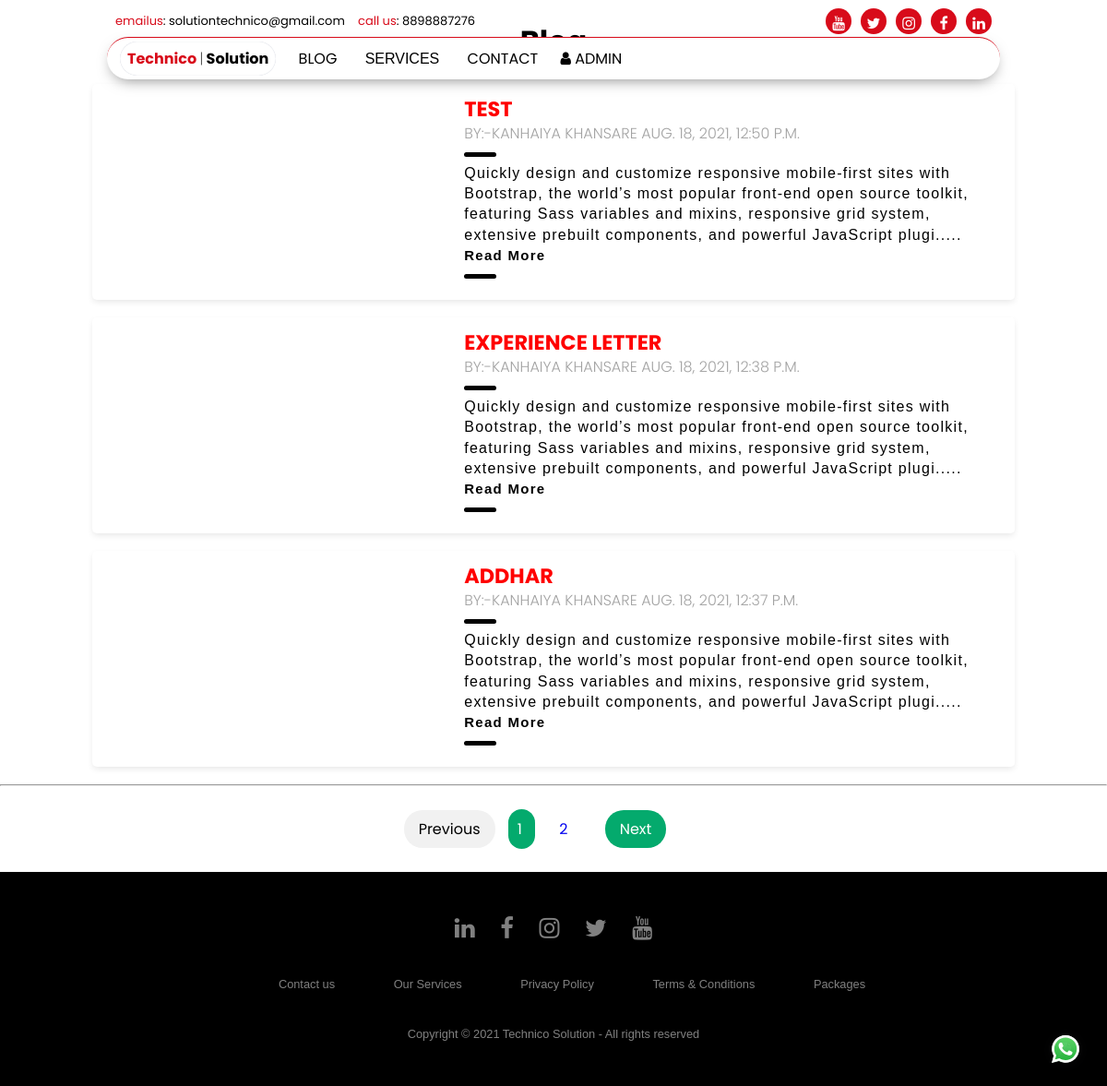
Screenshot of /blogs with the database file from the repository.
### technico_app/models.py (models this page shows, shortened)
class blog(models.Model):
     sno= models.AutoField(primary_key=True)
     header= models.CharField(max_length=500)
     cat= models.CharField( max_length=1,choices = Catagory_CHOICES)
     Author= models.CharField(max_length=255)
     Img = models.FileField(upload_to='add_images')
     content= RichTextField()
     timeStamp=models.DateTimeField(auto_now_add=True, blank=True)

### technico_app/views.py (the view)
# urls.py: path('blogs', views.blogs , name='blogs'),
def blogs(request):
    user_list = blog.objects.all().order_by('-timeStamp')
    user_filter = UserFilter(request.GET, queryset=user_list)
    user_list = user_filter.qs
    page = request.GET.get('page')
    paginator = Paginator(user_list, 3)
    try:
        page_obj = paginator.page(page)
    except PageNotAnInteger:
        page_obj = paginator.page(1)
    except EmptyPage:
        page_obj = paginator.page(paginator.num_pages)
    arg = {'filter':user_filter, 'page_obj':page_obj}
    return render(request, 'Blogs.html', arg)

### templates/Blogs.html (shortened to what this page needs)
{% extends "base.html" %}
{% load static %}
{% block content %}
<div class="section">
<center><h1> Blog </h1></center>
{% for blog in page_obj  %}
<div class="blog-card">
    <div class="meta">
      <div class="photo" style="background-image: url({{ blog.Img.url }})"></div>
    </div>
    <div class="description">
				<h1>{{ blog.header }}</h1>
      <h2>By:-{{ blog.Author }} {{ blog.timeStamp }}</h2>
     <div class=" truncate"><p>{{ blog.content|safe }} </p></div>
    </div>
  </div>
{% endfor %}
  <hr>
<center>
<div class="abc">
<nav aria-label="Page navigation example">
      <ul class="pagination justify-content-center">
        {% if page_obj.has_previous %}
          <li class="page-item">
            <a class="previous page-link" href="?page={{ page_obj.previous_page_number }}">Previous</a>
          </li>
        {% else %}
          <li class="page-item disabled">
            <a class="previous  page-link" href="#" tabindex="-1" aria-disabled="true">Previous</a>
          </li>
        {% endif %}
        {% for i in page_obj.paginator.page_range %}
          {% if page_obj.number == i %}
            <li class="page-item active" aria-current="page">
              <span class="page-link">
                {{ i }}
              </span>
            </li>
          {% else %}
            <li class="page-item"><a class="page-link" href="?page={{ i }}">{{ i }}</a></li>
          {% endif %}
        {% endfor %}
        {% if page_obj.has_next %}
          <li class="page-item">
            <a class="next page-link" href="?page={{ page_obj.next_page_number }}">Next</a>
          </li>
        {% else %}
          <li class="page-item disabled">
            <a class="next  page-link" href="#" tabindex="-1" aria-disabled="true">Next</a>
          </li>
        {% endif %}
      </ul>
    </nav>
    </div>
</center>
</div>
{% endblock content %}

### templates/base.html (shortened to what this page needs)
<!DOCTYPE html>
<html>
<head>
{% load static %}
<link href="{% static 'css/style.css' %}" rel="stylesheet" type="text/css">
<link rel="stylesheet" href="https://cdnjs.cloudflare.com/ajax/libs/font-awesome/4.7.0/css/font-awesome.min.css">
</head>
<body>
<header>
<div class="banner">
<span>
<a href="emailto:Hosting@hosting@pcel.com"><em style="color:#d80b1a;">emailus</em>: solutiontechnico@gmail.com</a>
<a href="tel:8120079869"><em style="color:#d80b1a;">call us</em>: 8898887276</a>
</span>
<span>
<a href="https://www.linkedin.com/in/technico-solution-50140b217/"><i class="fa fa-linkedin"></i></a>
<a href="https://www.facebook.com/profile.php?id=100070799583213"><i class="fa fa-facebook"></i></a>
<a href="https://www.instagram.com/technicosolution/"><i class="fa fa-instagram"></i></a>
<a href="https://twitter.com/TechnicoSoluti1"><i class="fa fa-twitter"></i></a>
<a href="https://www.youtube.com/channel/UCMHCc71Xjw1HIoVpd9qgUcA/featured"><i class="fa fa-youtube"></i></a>
</span>
</div>
<nav class="nav" id="nav">
<a href="index" class="active"><em>Technico</em> <l style="font-weight:200;">|</l> Solution</a>
<a href="blogs">BLOG</a>
<div class="dropdown">
<button class="dropbtn ">SERVICES</button>
</div>
<a href="contact">CONTACT</a>
<a href="admin"><i class="fa fa-user"></i> ADMIN </a>
</nav>
</header>
{% block content %}
{% endblock content %}
  <a href="#wa-chat-widget" class="wa-icon"></a>
<footer>
<div class="footer">
<div class="row">
<a href="https://www.linkedin.com/in/technico-solution-50140b217/"><i class="fa fa-linkedin"></i></a>
<a href="https://www.facebook.com/profile.php?id=100070799583213"><i class="fa fa-facebook"></i></a>
<a href="https://www.instagram.com/technicosolution/"><i class="fa fa-instagram"></i></a>
<a href="https://twitter.com/TechnicoSoluti1"><i class="fa fa-twitter"></i></a>
<a href="https://www.youtube.com/channel/UCMHCc71Xjw1HIoVpd9qgUcA/featured"><i class="fa fa-youtube"></i></a>
</div>
<div class="row">
<ul>
<li><a href="#">Contact us</a></li>
<li><a href="#">Our Services</a></li>
<li><a href="#">Privacy Policy</a></li>
<li><a href="#">Terms & Conditions</a></li>
<li><a href="#">Packages</a></li>
</ul>
</div>
<div class="row">
Copyright © 2021 Technico Solution - All rights reserved
</div>
</div>
</footer>
</body>
</html>

### technico_app/static/css/style.css (style rules this page uses)
body { margin:0; overflow-x:hidden; font-family: 'Poppins', sans-serif; }
a,textarea,li,button { text-decoration:none; transition:0.5s; resize:none; list-style:none; outline:none !important; }
ul { position:relative; left:-20px; }
p,.title,.sub-title { line-height:1.4em; letter-spacing:0.08em; margin: 0; }
em { font-style:normal; color:#d80b1a; }
header { width:100%; display:flex; align-items:center; justify-content:center; position:fixed; top:4px; z-index:999; }
header .banner { width:80%; padding:5px 0px; color:#1e1e1e; }
header .banner span:nth-child(1) a { margin:0px 5px; font-size:13px; color:#000; }
header .banner span:nth-child(1) em { color:#000; }
header .banner span:nth-child(2) a { margin:0px 5px; background:#d80b1a; color:#fff; border-radius:50%; height:20px; width:20px; padding:4px; float:right; text-align:center; box-shadow:0px 6px -16px 6px rgba(1,1,1,0.5); }
header .nav { position:fixed; top:2.5em; width:80%; box-shadow:0px 6px 16px -6px rgba(1,1,1,0.5); background:#fff; border-radius:40px; padding:4px; transition:0.5s; border-top:1px solid #d80b1a; }
header .nav a { display:inline-block; margin:0px 10px; text-decoration:none; color:#000; transition:0.5s; font-weight:400; }
header .nav a.active { box-sizing: border-box; transition: all 0.2s ease-in-out; appearance: none; -webkit-appearance: none; box-shadow: inset 0px 0px 1px #BABECC, inset -1px -1px 2px #FFF; padding:6px 8px; border-radius:40px; font-weight:bold; }
.dropbtn { background:transparent; border:0; outline:0; font-size:16px; margin:0px 10px; font-family: 'Yusei Magic', sans-serif; transition:0.5s; }
.dropdown { position: relative; display: inline-block; }
.footer { background:#000; padding:30px 0px; font-family: 'Play', sans-serif; text-align:center; }
.footer .row { width:100%; margin:1% 0%; padding:0.6% 0%; color:gray; font-size:0.8em; }
.footer .row a { text-decoration:none; color:gray; transition:0.5s; }
.footer .row ul { width:100%; }
.footer .row ul li { display:inline-block; margin:0px 30px; }
.footer .row a i { font-size:2em; margin:0% 1%; }
.wa-icon { position: fixed; display: flex; z-index: 98; bottom: 25px; right: 30px; border-radius: 50%; box-shadow: 0 1px 15px rgb(32 33 36 / 28%); }
.blog-card { display: flex; flex-direction: column; margin: 1rem auto; box-shadow: 0 3px 7px -1px rgba(0, 0, 0, .1); margin-bottom: 1.6%; background: #fff; line-height: 1.4; font-family: sans-serif; border-radius: 5px; overflow: hidden; z-index: 0; }
.blog-card .meta { position: relative; z-index: 0; height: 200px; }
.blog-card .photo { position: absolute; top: 0; right: 0; bottom: 0; left: 0; background-size: cover; background-position: center; transition: transform 0.2s; }
.blog-card .description { padding: 1rem; background: #fff; position: relative; z-index: 1; }
.blog-card .description h1, .blog-card .description h2 { font-family: Poppins, sans-serif; }
.blog-card .description h1 { line-height: 1; margin: 0; font-size: 1.4rem; color: #ff0000; text-transform: uppercase; }
.blog-card .description h2 { font-size: 1rem; font-weight: 300; text-transform: uppercase; color: #a2a2a2; margin-top: 5px; }
.blog-card p { position: relative; margin: 1rem 0 0; }
.blog-card p:first-of-type { margin-top: 1.25rem; }
.blog-card p:first-of-type:before { content: ""; position: absolute; height: 5px; background: #000; width: 35px; top: -0.75rem; border-radius: 3px; }
@media (min-width: 640px) { .blog-card { flex-direction: row; max-width: 1000px; } }
@media (min-width: 640px) { .blog-card .meta { flex-basis: 40%; height: auto; } }
@media (min-width: 640px) { .blog-card .description { flex-basis: 60%; } }
@media (min-width: 640px) { .blog-card .description:before { transform: skewX(-3deg); content: ""; background: #fff; width: 30px; position: absolute; left: -10px; top: 0; bottom: 0; z-index: -1; } }
.pagination>li { display: inline; padding: 10px; }
.pagination a { text-decoration: none; display: inline-block; padding: 8px 16px; border-radius: 20px; }
.previous { background-color: #f1f1f1; color: black; }
.pagination .next { background-color: #04AA6D; color: white; }
.pagination { position:relative; left:-20px; padding: 10px; }
.pagination .active, .btn:hover { background-color: #04AA6D; color: white; border-radius: 50px; }

### rows the page displays
blog: header "TEST", Author "KANHAIYA KHANSARE", timeStamp "AUG. 18, 2021, 12:50 P.M."
blog: header "EXPERIENCE LETTER", Author "KANHAIYA KHANSARE", timeStamp "AUG. 18, 2021, 12:38 P.M."
blog: header "ADDHAR", Author "KANHAIYA KHANSARE", timeStamp "AUG. 18, 2021, 12:37 P.M."

### other values shown
{{ i }} "1"
{{ i }} "2"
